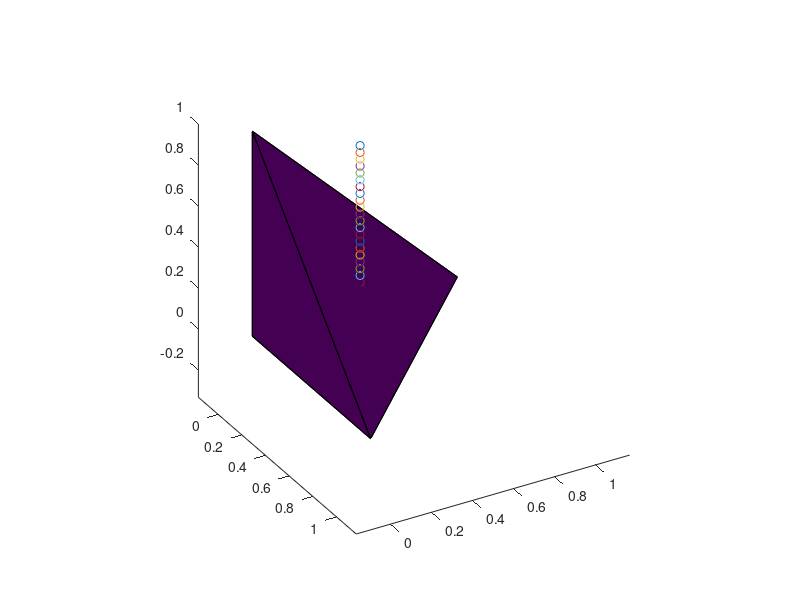

This figure's MATLAB source:
% test bary centric coordinates outside a tetrahedron

node=[0 0 0;1 0 0;0 1 0;0 0 1];
elem=[1 2 3 4];
tetramesh(elem,node);
view([60,30]);
hold on;
b1=[1/3,1/3,1/3,0];
b2=[0 1/3 1/3 1/3];
t=-2:0.1:2;

for i=1:length(t)
 pp=node'*(t(i)*b1+(1-t(i))*b2)';
 plot3(pp(1),pp(2),pp(3),'o');
 axis equal;
 waitforbuttonpress;
end

